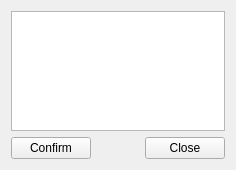
<?xml version="1.0" encoding="UTF-8"?>
<ui version="4.0">
 <class>AvailableCommandList</class>
 <widget class="QWidget" name="AvailableCommandList">
  <property name="geometry">
   <rect>
    <x>0</x>
    <y>0</y>
    <width>236</width>
    <height>170</height>
   </rect>
  </property>
  <property name="windowTitle">
   <string>AvailableCommandList</string>
  </property>
  <layout class="QGridLayout" name="gridLayout">
   <item row="0" column="0">
    <widget class="QListWidget" name="listWidget"/>
   </item>
   <item row="1" column="0">
    <layout class="QHBoxLayout" name="horizontalLayout">
     <item>
      <widget class="QPushButton" name="pushButton_confirm">
       <property name="text">
        <string>Confirm</string>
       </property>
      </widget>
     </item>
     <item>
      <spacer name="horizontalSpacer">
       <property name="orientation">
        <enum>Qt::Horizontal</enum>
       </property>
       <property name="sizeHint" stdset="0">
        <size>
         <width>168</width>
         <height>20</height>
        </size>
       </property>
      </spacer>
     </item>
     <item>
      <widget class="QPushButton" name="pushButton_close">
       <property name="text">
        <string>Close</string>
       </property>
      </widget>
     </item>
    </layout>
   </item>
  </layout>
 </widget>
 <layoutdefault spacing="6" margin="11"/>
 <resources/>
 <connections/>
</ui>
